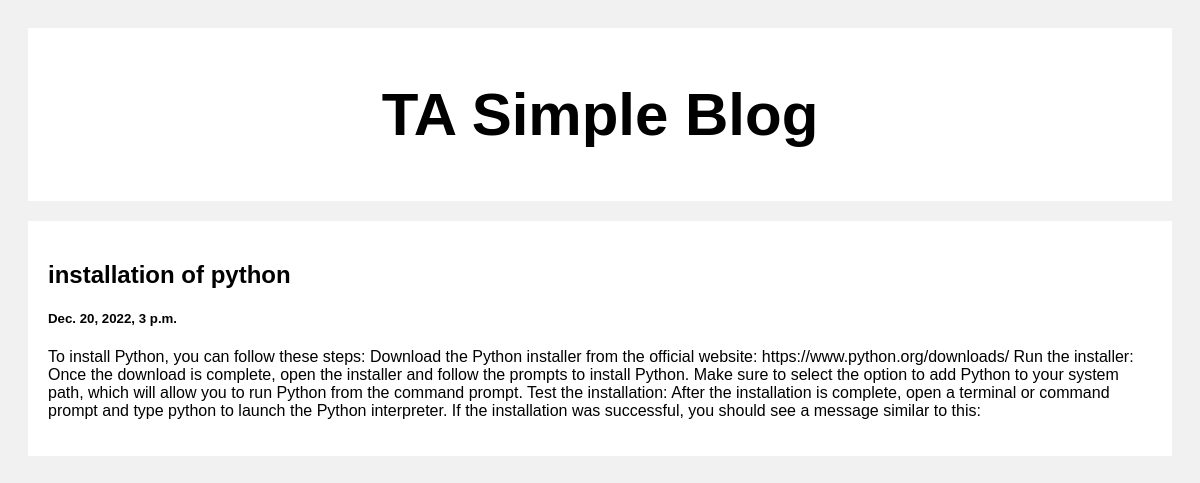
Screenshot of /post/3 with the database file from the repository.
### posts/models.py (models this page shows)
class Posts(models.Model):
    title = models.CharField(max_length=100)
    body = models.CharField(max_length=1000000)
    created_at = models.DateTimeField(default=datetime.now, blank=True)

### posts/views.py (the view)
# urls.py: path('post/<str:pk>', views.post, name='post')
def post(request, pk):
    post = Posts.objects.get(id=pk)
    return render(request, 'post.html', {'post': post})

### templates/post.html (shortened to what this page needs)
<!DOCTYPE html>
<html>
<head>
</head>
<body>
<div class="header">
  <h2>TA Simple Blog</h2>
</div>
<div class="row">
  <div class="leftcolumn">
    <div class="card">
        <h2>{{post.title}}</h2>
        <h5>{{post.created_at}}</h5>
        <p>{{post.body}}</p>
    </div>
  </div>
</div>
</body>
</html>

### templates/post.html (style rules this page uses)
* { box-sizing: border-box; }
body { font-family: Arial; padding: 20px; background: #f1f1f1; }
.header { padding: 2px; font-size: 40px; text-align: center; background: white; }
.leftcolumn { float: left; width: 100%; }
.card { background-color: white; padding: 20px; margin-top: 20px; }
.row:after { content: ""; display: table; clear: both; }

### rows the page displays
Posts: title "installation of python", created_at "Dec. 20, 2022, 3 p.m.", body "To install Python, you can follow these steps: Download the Python installer from the official website: https://www.python.org/downloads/ Run the installer: Once the download is complete, open the installer and follow the prompts to install Python. Make sure to select the option to add Python to your system path, which will allow you to run Python from the command prompt. Test the installation: After the installation is complete, open a terminal or command prompt and type python to launch the Python interpreter. If the installation was successful, you should see a message similar to this:"
